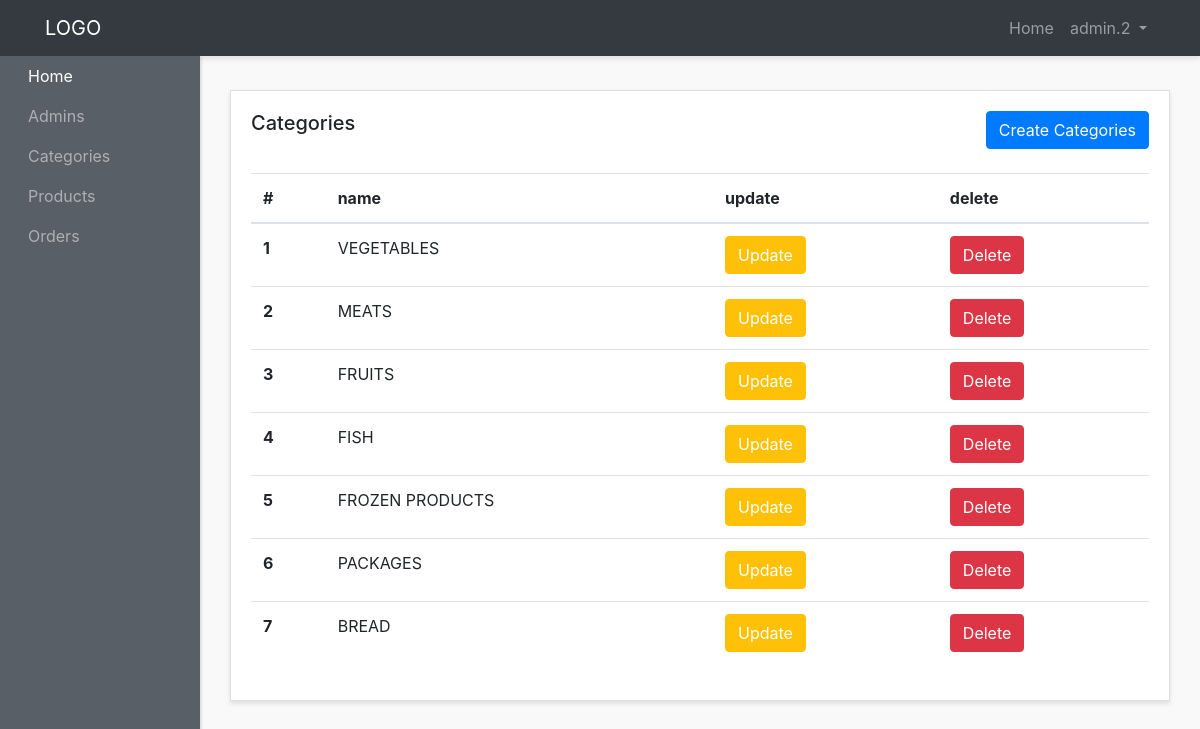
The app's page /admin-panel/categories-admins/show-categories.php (signed in) with its own data.
### tables this page shows
CREATE TABLE `categories` (
  `id` int(3) NOT NULL,
  `name` varchar(200) NOT NULL,
  `image` varchar(200) NOT NULL,
  `icon` varchar(200) NOT NULL,
  `description` varchar(200) NOT NULL,
  `created_at` timestamp NOT NULL DEFAULT current_timestamp()
);

### admin-panel/categories-admins/show-categories.php (the view, shortened to what this page needs)
<?php require "../layouts/header.php" ?>
<?php require "../../config/config.php" ?>
<?php
    $categories = $conn->query("SELECT * FROM categories");
    $categories->execute();
    $allcategories = $categories->fetchAll(PDO::FETCH_OBJ);
?>
<div class="row">
    <div class="col">
        <div class="card">
            <div class="card-body">
                <h5 class="card-title mb-4 d-inline">Categories</h5>
                <a href="<?php echo ADMINURL; ?>/categories-admins/create-category.php"
                    class="btn btn-primary mb-4 text-center float-right">Create
                    Categories</a>
                <table class="table">
                    <thead>
                        <tr>
                            <th scope="col">#</th>
                            <th scope="col">name</th>
                            <th scope="col">update</th>
                            <th scope="col">delete</th>
                        </tr>
                    </thead>
                    <tbody>
                        <?php foreach($allcategories as $categorie): ?>
                        <tr>
                            <th scope="row"><?php echo $categorie->id; ?></th>
                            <td><?php echo $categorie->name; ?></td>
                            <td><a href="update-category.php?id=<?php echo $categorie->id; ?>"
                                    class="btn btn-warning text-white text-center ">Update
                                </a></td>
                            <td><a href="delete-category.php?id=<?php echo $categorie->id; ?>"
                                    class="btn btn-danger  text-center ">Delete </a></td>
                        </tr>
                        <?php endforeach; ?>
                    </tbody>
                </table>
            </div>
        </div>
    </div>
</div>
<?php require "../layouts/footer.php" ?>

### admin-panel/styles/style.css (style rules this page uses)
body { background:#f9f9f9; }
.card { margin-bottom: 15px; border-radius:0; box-shadow: 0 3px 5px rgba(0,0,0,.1); }

### records on screen
categories: id "1", name "VEGETABLES"
categories: id "2", name "MEATS"
categories: id "3", name "FRUITS"
categories: id "4", name "FISH"
categories: id "5", name "FROZEN PRODUCTS"
categories: id "6", name "PACKAGES"
categories: id "7", name "BREAD"

### other values on screen
$_SESSION['adminname'] "admin.2"
